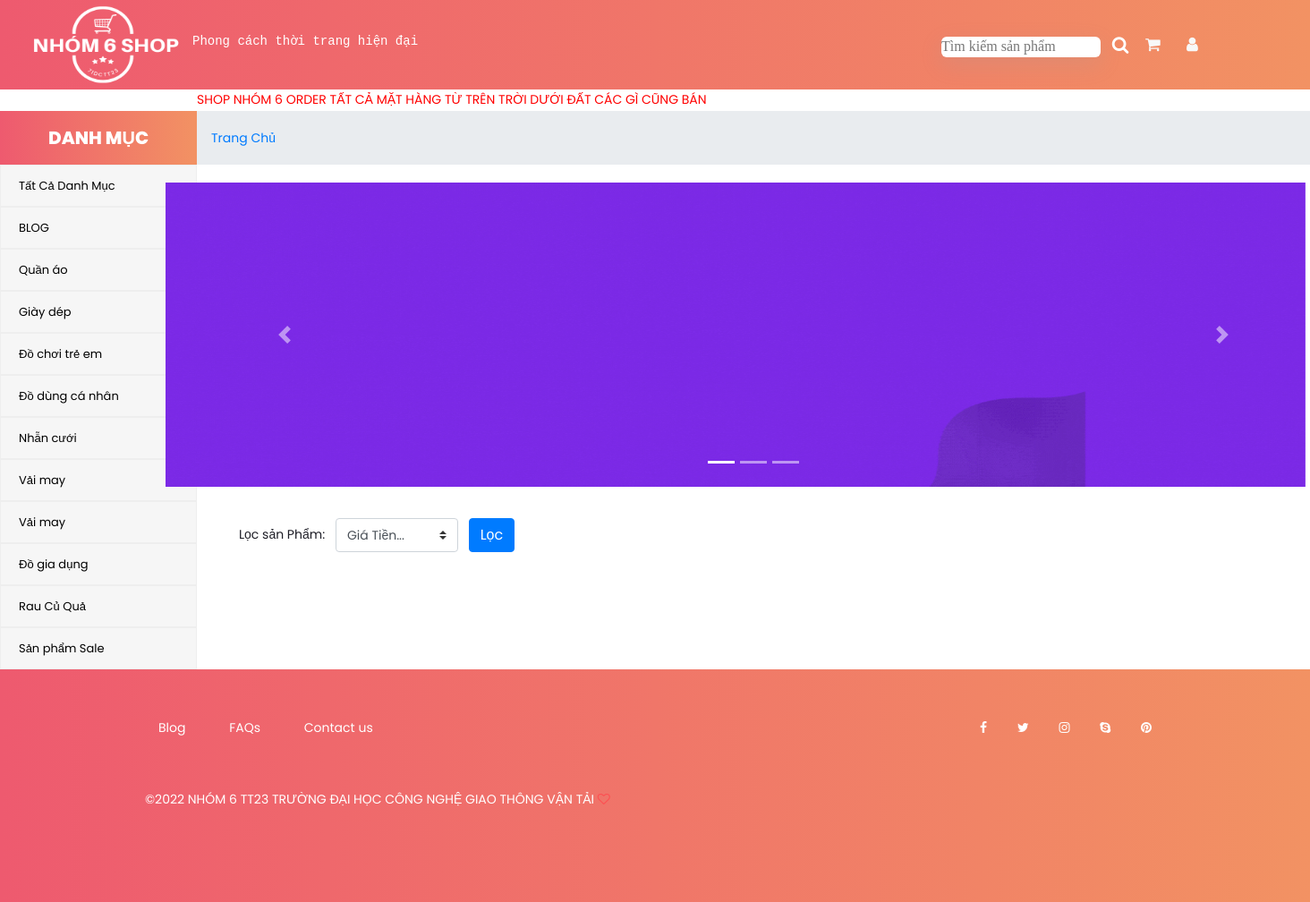
The page / on the database its author committed.
### tables this page shows
CREATE TABLE `tblDanhMuc` (
  `danhMucID` int(11) NOT NULL,
  `tenDanhMuc` varchar(50) NOT NULL
);

### MVC/Core/controller.php (called while the page is built, shortened)
<?php
    class controller{
        public function view($view,$data=[]){
            require_once "./MVC/Views/".$view.".php";
        }
    }
?>

### MVC/Controllers/Home.php (called while the page is built, shortened)
<?php
class Home extends controller{
    public $product;
    function __construct()
    {
        $this->product = $this->model('SanPham');
    }
    function index(){
        $result = $this->product->getAllNew();
        $this->view('MasterLayout',[
            'page'=>'content/product',
            'dataProduct' => $result["data"],
        ]);
    }
}

### index.php (called while the page is built, shortened)
<?php
    $myapp=new app();
?>

### MVC/Views/MasterLayout.php (the view, shortened to what this page needs)
<?php
include './MVC/config.php';
$sql = "SELECT * FROM tblDanhMuc ";
$danhmuc = mysqli_query($conn, $sql);
?>
<!DOCTYPE html>
<html lang="en">
<head>
	<link rel="stylesheet" type="text/css" href="http://localhost/BTL_WEB/public/Css/bootstrap4/bootstrap.min.css">
	<link rel="stylesheet" href="http://localhost/BTL_WEB/public/Css/main_styles.css">
	<link rel="stylesheet" href="http://localhost/BTL_WEB/public/plugins/font-awesome-4.7.0/css/font-awesome.css">
</head>
<body>
	<header class="header">
		<nav class="navbar">
			<div class="logo_container">
				<img id="logo_Shop" src="http://localhost/BTL_WEB/public/img/LOGO.png">
				<h6 style="color: white ;">Phong cách thời trang hiện đại</h6>
			</div>
			<ul class="navbar_user ">
				<div class="searchFrom">
					<form action="http://localhost/BTL_WEB/product/searchName" method="post" name="formSearch">
						<input name="txtSearchName" type="text" style="border: none; box-shadow: rgb(149 157 165 / 20%) 0px 8px 24px; font-family: fangsong; border-radius:6px" placeholder="Tìm kiếm sản phẩm">
						<li><button type="submit" class=" button_Search" name="btnSearchProduct"><i class="fa fa-search" aria-hidden="true"></i></button>
					</form>
				</div>
				<li class="checkout">
					<a href="http://localhost/BTL_WEB/order">
						<i class="fa fa-shopping-cart" aria-hidden="true"></i>
					</a>
				</li>
				<li class="account"><a href="#"><i class="fa fa-user" aria-hidden="true"></i></a>
				</li>
			</ul>
		</nav>
	</header>
	<div class="noidung">
		<div class="slide-bar">
			<h2 class="box-title">
				<span>DANH MỤC</span>
			</h2>
			<div class="category-list">
				<div class="item-list">
					<ul>
						<li class="menu-list">
							<a href="http://localhost/btl_web">Tất Cả Danh Mục</a>
						</li>
						<li class="menu-list">
							<a href="http://localhost/btl_web/blog">BLOG</a>
						</li>
						<?php while ($row = mysqli_fetch_array($danhmuc)) : ?>
							<li class="menu-list">
								<a href="http://localhost/btl_web/product/danhmuc/<?php echo $row['danhMucID'] ?>"><?php echo ($row['tenDanhMuc']); ?></a>
							</li>
						<?php endwhile; ?>
					</ul>
				</div>
			</div>
		</div>
		<div class="wrap_Container" style="display: flex;    display: flex; flex-direction: column; flex-grow: 1;">
			<marquee style="color: red">SHOP NHÓM 6 ORDER TẤT CẢ MẶT HÀNG TỪ TRÊN TRỜI DƯỚI ĐẤT CÁC GÌ CŨNG BÁN</marquee>
			<nav aria-label="breadcrumb" style="max-height: 60px; border-radius:0; margin-top: 1px;">
				<ol class="breadcrumb" style="height: 100%; border-radius:0;align-items: center;">
					<li class="breadcrumb-item"><a href="http://localhost/btl_web">Trang Chủ</a></li>
				</ol>
			</nav>
			<?php if (isset($_SESSION['page']))
				if ($_SESSION['page'] == "Home") : ?>
				<div class="container_carousel">
					<div id="carouselExampleIndicators" class="carousel slide" data-ride="carousel">
						<ol class="carousel-indicators">
							<li data-target="#carouselExampleIndicators" data-slide-to="0" class="active"></li>
							<li data-target="#carouselExampleIndicators" data-slide-to="1"></li>
							<li data-target="#carouselExampleIndicators" data-slide-to="2"></li>
						</ol>
						<div class="carousel-inner cs_innerCarousel">
							<div class="carousel-item active ">
								<img class="d-block w-100 cs_activeCarou" src="http://localhost/btl_web/public/img/banner.gif" alt="First slide">
							</div>
						</div>
						<a class="carousel-control-prev" href="#carouselExampleIndicators" role="button" data-slide="prev">
							<span class="carousel-control-prev-icon" aria-hidden="true"></span>
						</a>
						<a class="carousel-control-next" href="#carouselExampleIndicators" role="button" data-slide="next">
							<span class="carousel-control-next-icon" aria-hidden="true"></span>
						</a>
					</div>
				</div>
			<?php endif ?>
			<div class="content_Render">
			</div>
		</div>
	</div>
	<div class="chan_trang">
		<div class="container">
			<div class="row">
				<div class="col-lg-6">
					<div class="footer_nav_container d-flex flex-sm-row flex-column align-items-center justify-content-lg-start justify-content-center text-center">
						<ul class="footer_nav">
							<li><a style="color: white;" href="http://localhost/btl_web/blog">Blog</a></li>
							<li><a style="color: white;" href="#">FAQs</a></li>
							<li><a style="color: white;" href="">Contact us</a></li>
						</ul>
					</div>
				</div>
				<div class="col-lg-6">
					<div class="footer_social d-flex flex-row align-items-center justify-content-lg-end justify-content-center">
						<ul>
							<li><a href="#" style="color: white;"><i class="fa fa-facebook" aria-hidden="true"></i></a></li>
							<li><a href="#" style="color: white;"><i class="fa fa-twitter" aria-hidden="true"></i></a></li>
							<li><a href="#" style="color: white;"><i class="fa fa-instagram" aria-hidden="true"></i></a></li>
							<li><a href="#" style="color: white;"><i class="fa fa-skype" aria-hidden="true"></i></a></li>
							<li><a href="#" style="color: white;"><i class="fa fa-pinterest" aria-hidden="true"></i></a></li>
						</ul>
					</div>
				</div>
			</div>
			<div class="row">
				<div class="footer_nav_container">
					<div class="cr" style="color: white;">©2022 NHÓM 6 TT23 TRƯỜNG ĐẠI HỌC CÔNG NGHỆ GIAO THÔNG VẬN TẢI <i class="fa fa-heart-o" aria-hidden="true"></i>
					</div>
				</div>
			</div>
		</div>
	</div>
</body>
</html>

### rows shown on the page
tbldanhmuc: tenDanhMuc "Quần áo"
tbldanhmuc: tenDanhMuc "Giày dép"
tbldanhmuc: tenDanhMuc "Đồ chơi trẻ em"
tbldanhmuc: tenDanhMuc "Đồ dùng cá nhân"
tbldanhmuc: tenDanhMuc "Nhẫn cưới"
tbldanhmuc: tenDanhMuc "Vải may"
tbldanhmuc: tenDanhMuc "Vải may"
tbldanhmuc: tenDanhMuc "Đồ gia dụng"
tbldanhmuc: tenDanhMuc "Rau Củ Quả"
tbldanhmuc: tenDanhMuc "Sản phẩm Sale"
